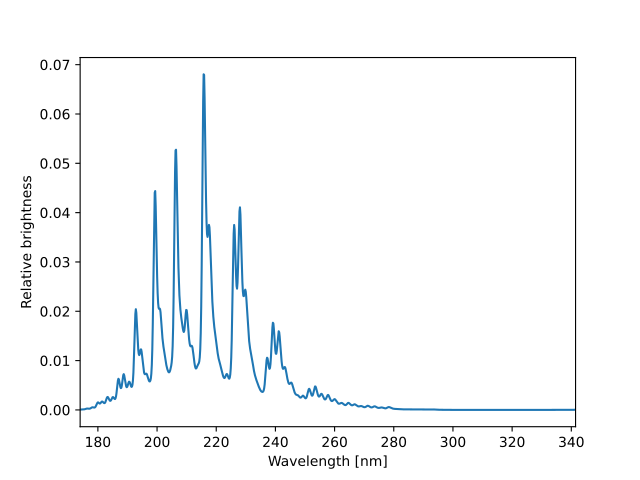

Write Python code to recreate this figure.
import matplotlib.pyplot as plt
import pyuvs as pu

fig, ax = plt.subplots()

template = pu.load_template_co_cameron()
wavelengths = pu.load_template_wavelengths()
ax.plot(wavelengths, template)
ax.set_xlim(wavelengths[0], wavelengths[-1])
ax.set_xlabel('Wavelength [nm]')
ax.set_ylabel('Relative brightness')

plt.show()
